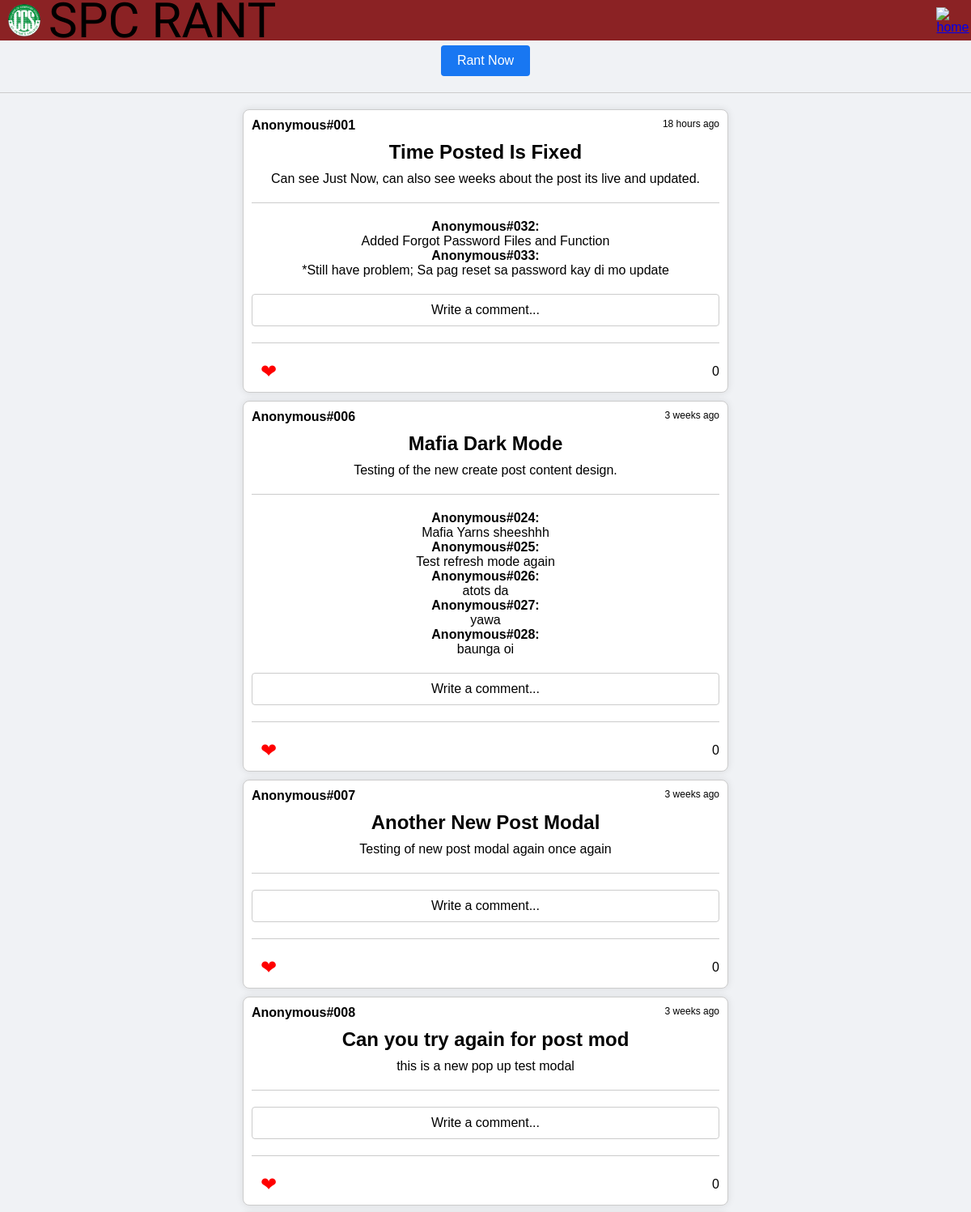
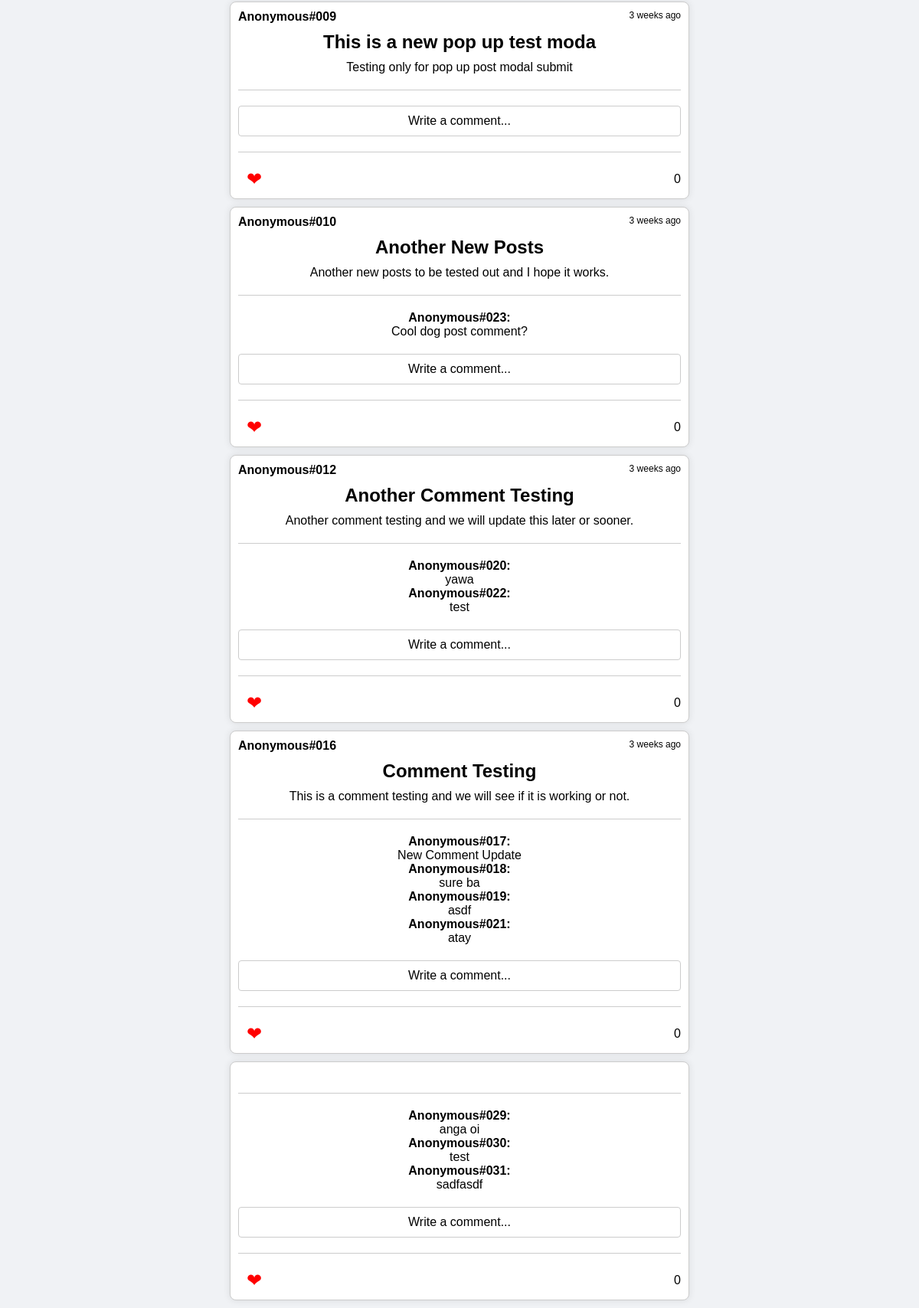
The page /Main/rant.php on the database its author committed (2 pictures, top to bottom).
### tables this page shows
CREATE TABLE `comments` (
  `comment_id` bigint(20) NOT NULL,
  `post_id` bigint(20) NOT NULL,
  `timestamp` datetime NOT NULL DEFAULT current_timestamp(),
  `user_id` bigint(20) NOT NULL,
  `comment` text NOT NULL
);

CREATE TABLE `posts` (
  `ID` int(11) NOT NULL,
  `TITLE` varchar(30) NOT NULL,
  `CONTENT` varchar(255) NOT NULL,
  `user_id` int(10) UNSIGNED DEFAULT NULL,
  `created_at` timestamp NOT NULL DEFAULT current_timestamp()
);

### Main/rant.php (the view, shortened to what this page needs)
<?php
include "database.php";
function time_elapsed_string($datetime, $full = false)
{
    $now = new DateTime();
    $ago = new DateTime($datetime);
    $diff = $now->diff($ago);
    $diff->w = floor($diff->d / 7);
    $diff->d -= $diff->w * 7;
    $string = [
        "y" => "year",
        "m" => "month",
        "w" => "week",
        "d" => "day",
        "h" => "hour",
        "i" => "minute",
        "s" => "second",
    ];
    foreach ($string as $k => &$v) {
        if ($diff->$k) {
            $v = $diff->$k . " " . ($diff->$k > 1 ? $v . "s" : $v);
        } else {
            unset($string[$k]);
        }
    }
    if (!$full) {
        $string = array_slice($string, 0, 1);
    }
    return $string ? implode(", ", $string) . " ago" : "just now";
}
$sql = "SELECT posts.id, TITLE, CONTENT, posts.created_at as timestamp, comments.comment as comment, comments.timestamp as comment_timestamp
     FROM posts
     LEFT JOIN comments ON posts.id = comments.post_id
     ORDER BY posts.id DESC";
$result = $conn->query($sql);
$posts = [];
$anonymousCounter = isset($_SESSION["anonymousCounter"])
    ? $_SESSION["anonymousCounter"]
    : 0;
if ($result->num_rows > 0) {
    while ($row = $result->fetch_assoc()) {
        $postId = $row["id"];
        $row["timeAgo"] = time_elapsed_string($row["timestamp"]);
        $row["user"] = isset($_SESSION["Username"])
            ? htmlspecialchars($_SESSION["Username"])
            : "Anonymous#" . str_pad($anonymousCounter, 3, "0", STR_PAD_LEFT);
        $row["comments"] = [];
        $posts[$postId] = $row;
        $anonymousCounter++;
    }
}
$sql = "SELECT comment_id, post_id, timestamp, user_id, comment FROM comments";
$result = $conn->query($sql);
if ($result->num_rows > 0) {
    while ($row = $result->fetch_assoc()) {
        $postId = $row["post_id"];
        $row["user"] = isset($_SESSION["Username"])
            ? htmlspecialchars($_SESSION["Username"])
            : "Anonymous#" . str_pad($anonymousCounter, 3, "0", STR_PAD_LEFT);
        $posts[$postId]["comments"][] = $row;
        $anonymousCounter++;
    }
}
?>
<!DOCTYPE html>
<html>
<head>
    <link rel="stylesheet" href="dashboard.css">
    <link rel="stylesheet" href="timeline.css">
</head>
<body>
    <div class="rectangle">
        <div class="logo-container">
            <div class="logo"></div>
            <div class="spc_rant"> SPC RANT </div>
            <div class="home">
                <a href="index.php"><img width="30" height="30" src="https://img.icons8.com/fluency-systems-filled/96/home.png" alt="home" /></a>
            </div>
        </div>
    </div>
    <br>
    <br>
<div class="rant-now-button">
  <button onclick="showModal()">Rant Now</button>
</div>
    <hr>
<div class="post-container">
    <?php foreach ($posts as $post): ?>
        <div class="post">
            <div class="post-info">
                <div class="user-info">
                    <?= $post["user"] ?>
                </div>
                <div class="time-posted">
                    <?= $post["timeAgo"] ?>
                </div>
            </div>
            <h2><?= htmlspecialchars($post["TITLE"]) ?></h2>
            <p><?= nl2br(htmlspecialchars($post["CONTENT"])) ?></p>
            <hr>
            <div class="comments-section">
                <?php foreach ($post["comments"] as $comment): ?>
                    <div class="comment">
                        <strong><?= htmlspecialchars($comment["user"]) ?>:</strong>
                        <div class="comment-content"><?= htmlspecialchars($comment["comment"]) ?></div>
                    </div>
                <?php endforeach; ?>
                <div class="comment-box" onclick="showCommentBox(<?= $post["id"] ?>)">
                    Write a comment...
                </div>
                <hr>
                <div class="post-actions">
                    <div class="heart-container">
                        <button class="heart-button" onclick="heartPost(this, <?= $post["id"] ?>)">&#10084;</button>
                    </div>
                    <div class="heart-count-container">
                        <span class="heart-count">0</span>
                    </div>
                </div>
            </div>
        </div>
    <?php endforeach; ?>
</div>
</body>
</html>

### Main/dashboard.css (style rules this page uses)
* { margin: 0; box-sizing: border-box; }
.rectangle { height: 50px; width: 100%; background-color: #8B2224; position: fixed; top: 0; right: 0; left: 0; margin: 0; display: flex; justify-content: flex-start; align-items: center; z-index: 1; padding-left: 10px; }
.logo-container { display: flex; justify-content: center; align-items: center; }
.logo { height: 40px; width: 40px; margin-right: 10px; background-color: #807d7d; border-radius: 50%; background-image: url('images/spc-ccs-logo2.png'); background-repeat: no-repeat; background-size: cover; background-position: center; flex-shrink: 0; }
.spc_rant { font-size: 60px; font-family: 'Akaya Telivigala', sans-serif; color: #000000; flex-grow: 1; }
.home { height: 35px; width: 35px; position: fixed; top: 8px; right: 5px; border-radius: 50%; display: flex; justify-content: center; align-items: center; }

### Main/timeline.css (style rules this page uses)
body { font-family: Arial, sans-serif; margin: 0; padding: 0; background-color: #f0f2f5; }
.post-container { display: flex; flex-direction: column; align-items: center; }
.post { border: 1px solid #ccc; padding: 10px; margin-bottom: 10px; text-align: center; width: 80%; max-width: 600px; background-color: #fff; border-radius: 8px; box-shadow: 0 0 10px rgba(0, 0, 0, 0.1); }
.post h2 { margin-bottom: 10px; color: black; }
.post p { margin-bottom: 20px; color: black; }
.post-info { display: flex; justify-content: space-between; align-items: center; width: 100%; position: relative; }
.user-info { text-align: left; margin-bottom: 10px; font-weight: bold; }
.time-posted { font-size: 12px; color: #777; margin: 0; position: absolute; right: 0; top: 0; }
.comments-section { margin-top: 20px; }
.comment-box { margin-top: 20px; padding: 10px; border: 1px solid #ccc; border-radius: 4px; cursor: pointer; }
.post-actions { display: flex; justify-content: space-between; align-items: center; margin-top: 20px; }
.heart-container, .heart-count-container { display: flex; }
.heart-count-container { margin-left: auto; }
.heart-button { color: red; background: none; border: none; cursor: pointer; font-size: 1.5em; }
.heart-count { margin-left: 10px; }
hr { border: none; height: 1px; color: #ccc; background-color: #ccc; margin: 20px 0; }
.heart-button, .comment-button { background-color: transparent; border: none; font-size: 24px; cursor: pointer; flex-grow: 1; margin: 0 5px; }
.rant-now-button { text-align: center; margin: 20px 0; }
.rant-now-button button { font-size: 16px; padding: 10px 20px; background-color: #1877f2; color: #fff; border: none; border-radius: 4px; cursor: pointer; }

### rows shown on the page
comments: user "Anonymous#001", timeAgo "18 hours ago", post.TITLE "Time Posted Is Fixed", post.CONTENT "Can see Just Now, can also see weeks about the post its live and updated.", user "Anonymous#033", comment "*Still have problem; Sa pag reset sa password kay di mo update"
comments: user "Anonymous#032", comment "Added Forgot Password Files and Function"
comments: user "Anonymous#006", timeAgo "3 weeks ago", post.TITLE "Mafia Dark Mode", post.CONTENT "Testing of the new create post content design.", user "Anonymous#028", comment "baunga oi"
comments: user "Anonymous#024", comment "Mafia Yarns sheeshhh"
comments: user "Anonymous#025", comment "Test refresh mode again"
comments: user "Anonymous#026", comment "atots da"
comments: user "Anonymous#027", comment "yawa"
posts: user "Anonymous#007", timeAgo "3 weeks ago", TITLE "Another New Post Modal", CONTENT "Testing of new post modal again once again"
posts: user "Anonymous#008", timeAgo "3 weeks ago", TITLE "Can you try again for post mod", CONTENT "this is a new pop up test modal"
posts: user "Anonymous#009", timeAgo "3 weeks ago", TITLE "This is a new pop up test moda", CONTENT "Testing only for pop up post modal submit"
comments: user "Anonymous#010", timeAgo "3 weeks ago", post.TITLE "Another New Posts", post.CONTENT "Another new posts to be tested out and I hope it works.", user "Anonymous#023", comment "Cool dog post comment?"
comments: user "Anonymous#012", timeAgo "3 weeks ago", post.TITLE "Another Comment Testing", post.CONTENT "Another comment testing and we will update this later or sooner.", user "Anonymous#022", comment "test"
comments: user "Anonymous#020", comment "yawa"
comments: user "Anonymous#016", timeAgo "3 weeks ago", post.TITLE "Comment Testing", post.CONTENT "This is a comment testing and we will see if it is working or not.", user "Anonymous#021", comment "atay"
comments: user "Anonymous#017", comment "New Comment Update"
comments: user "Anonymous#018", comment "sure ba"
comments: user "Anonymous#019", comment "asdf"
comments: user "Anonymous#029", comment "anga oi"
comments: user "Anonymous#030", comment "test"
comments: user "Anonymous#031", comment "sadfasdf"
